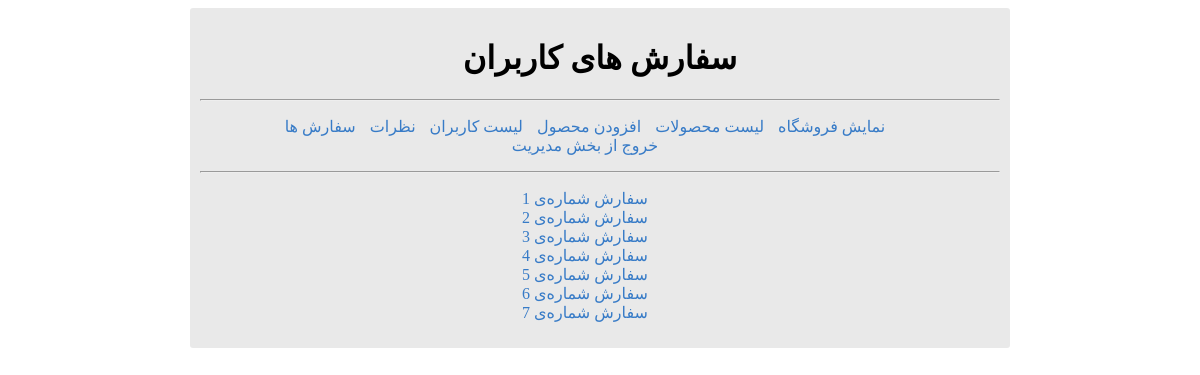
/admin/orders.php (signed in), run on the app's committed database.
### tables this page shows
CREATE TABLE `orders`
(
    `id`          int(11) NOT NULL,
    `total`       int(11) NOT NULL,
    `product_ids` text    NOT NULL,
    `user_email`  text    NOT NULL,
    `is_paid`     int(11) NOT NULL
);

### admin/orders.php (the view, shortened to what this page needs)
<?php
require_once '../config/autoload.php';
$getOrders = mysqli_query($db, "SELECT * FROM orders");
?>
<!doctype html>
<html lang="en">
<head>
    <link rel="stylesheet" href="../styles/styles.css">
</head>
<body>
<div id="main">
    <h1>سفارش های کاربران</h1>
    <hr>
    <div class="nav">
        <ul>
            <li><a href="../index.php">نمایش فروشگاه</a></li>
            <li><a href="products.php">لیست محصولات</a></li>
            <li><a href="add-product.php">افزودن محصول</a></li>
            <li><a href="users.php">لیست کاربران</a></li>
            <li><a href="comments.php">نظرات</a></li>
            <li><a href="orders.php">سفارش ها</a></li>
            <li><a href="/process/logout.php">خروج از بخش مدیریت</a></li>
        </ul>
        <hr>
        <div class="admin-main">
            <ul>
                <?php while ($order = mysqli_fetch_array($getOrders)) { ?>
                    <li><a href="order-detail.php?order-id=<?php echo $order['id'] ?>">سفارش
                            شماره‌ی <?php echo $order['id'] ?></a>
                    </li>
                <?php } ?>
            </ul>
        </div>
    </div>
</div>
</body>
</html>

### styles/styles.css (style rules this page uses)
body { direction: rtl; font-family: tahoma; }
#main { width: 800px; background-color: #e9e9e9; margin: 0 auto; padding: 10px; border-radius: 3px; }
#main h1 { text-align: center; }
#main .nav { text-align: center; }
#main .nav ul li { display: inline-block; margin-left: 10px; }
.admin-main a, #main a { text-decoration: none; color: #377bc7; }
.admin-main li { display: block !important; }

### data on the page
orders: id "1"
orders: id "2"
orders: id "3"
orders: id "4"
orders: id "5"
orders: id "6"
orders: id "7"
